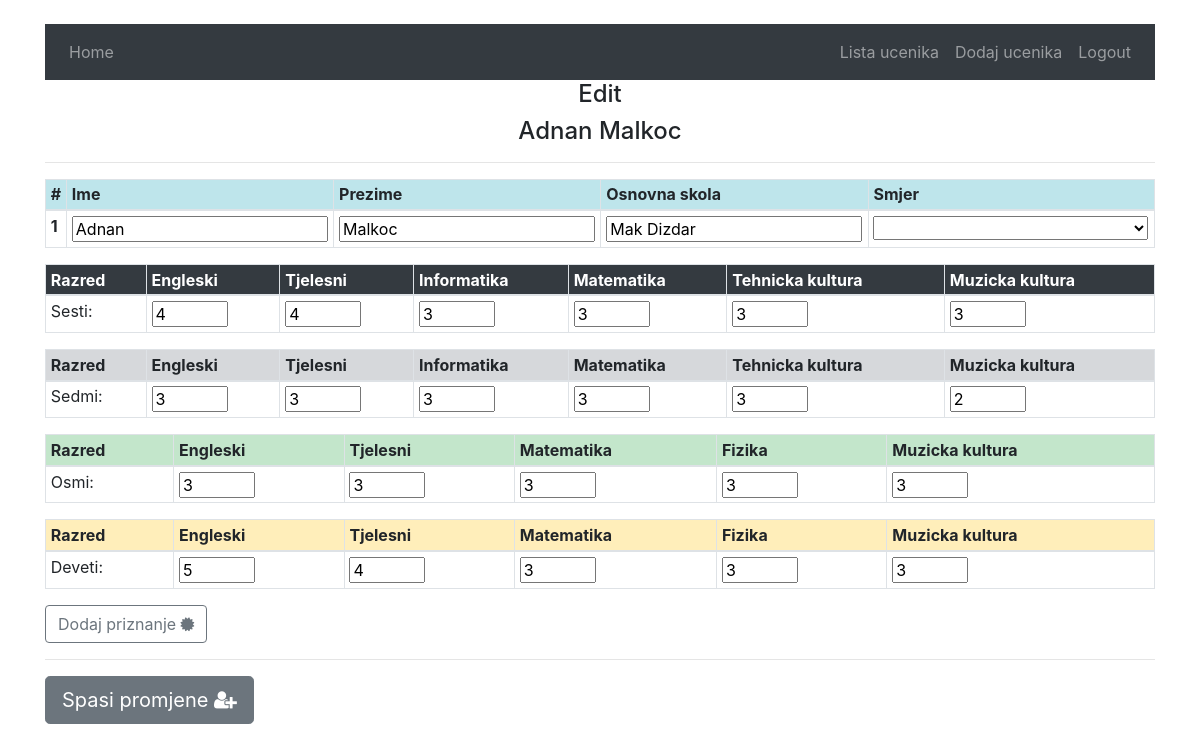
The page /tscze/details/37 (signed in) on the database its author committed.
### tehnicka/models.py (models this page shows, shortened)
class Ucenik(models.Model):
    ime=models.CharField(max_length=60)
    prezime=models.CharField(max_length=60)
    godina_upisa=models.IntegerField(default=current_year)
    smjer=models.ManyToManyField(Smjer)
    skola_id=models.ForeignKey(Skola, on_delete=models.CASCADE )
    ukupno_bodova=models.FloatField(default='0')
    class Meta:
        verbose_name_plural = "Učenici"

class Skola(models.Model):
    ime_skole=models.CharField(max_length=60)
    class Meta:
        verbose_name_plural='Skole'

class Predmet_Ocjena(models.Model):
    ucenik=models.ForeignKey(Ucenik, on_delete=models.CASCADE)
    predmet=models.ForeignKey(Predmet, on_delete=models.CASCADE)
    ocjena=models.IntegerField(default='0')
    razred=models.IntegerField(default='6')
    class Meta:
        verbose_name_plural = "Ocjene iz predmeta"

class Predmet(models.Model):
    naziv_predmeta=models.CharField(max_length=60)
    ocjene_ucenika=models.ManyToManyField(Ucenik, through='Predmet_Ocjena')
    class Meta:
        verbose_name_plural = "Predmeti"

### tehnicka/views.py (the view)
# urls.py: path("details/<int:ucenik_id>", views.details, name='details'),
def details(request, ucenik_id):
    if request.method == "POST":
        try:
            return updateStudent(request, ucenik_id)
        except KeyError:
            return HttpResponse("Key error - post uredi")
    else:
        return get_for_update(request, ucenik_id)

### tehnicka/updateUcenik.py (called while the page is built)
def get_for_update(request, ucenik_id):
    ucenik=Ucenik.objects.get(id=ucenik_id)
    sesti_predmeti=Predmet_Ocjena.objects.filter(ucenik=ucenik,razred=6)
    sedmi_predmeti=Predmet_Ocjena.objects.filter(ucenik=ucenik,razred=7)
    osmi_predmeti=Predmet_Ocjena.objects.filter(ucenik=ucenik,razred=8)
    deveti_predmeti=Predmet_Ocjena.objects.filter(ucenik=ucenik,razred=9)
    context={
    'ucenik':ucenik,
    'sesti':sesti_predmeti,
    'sedmi':sedmi_predmeti,
    'osmi':osmi_predmeti,
    'deveti':deveti_predmeti,
    'smjerovi':Smjer.objects.all(),
    'priznanja':Priznanja.objects.filter(ucenik_id=ucenik)
    }
    if request.user.is_authenticated:
        return render(request, 'tehnicka/details.html',context)
    else:
        return render(request, "users/login.html", {"message": "Please log in."})

### tehnicka/templates/tehnicka/details.html (shortened to what this page needs)
{% extends "tehnicka/base.html" %}
{% block body %}
<div class="container">
    <h4 style="text-align:center">  Edit </h4>
    <h4 style="text-align:center">  {{ucenik.ime}} {{ucenik.prezime}} </h4>
    <hr>
  <div class="table-responsive">
    <form action="{%url 'tehnicka:details' ucenik.id%}" method='POST'>
      <div class="table-responsive">
        <table class="table table-sm table-hover table-bordered">
          <thead>
            <tr>
              <th  class="table-info" scope="col">#</th>
              <th  class="table-info" scope="col">Ime</th>
              <th  class="table-info" scope="col">Prezime</th>
              <th  class="table-info" scope="col">Osnovna skola</th>
              <th  class="table-info" scope="col">Smjer</th>
            </tr>
          </thead>
          <tbody>
            <tr>
              <th scope="row">1</th>
              <td> <input type="text" name="ime" value="{{ucenik.ime}}"> </td>
              <td> <input type="text" name="prezime" value="{{ucenik.prezime}}"></td>
              <td> <input type="text" name="osnovna_skola" value="{{ucenik.skola_id.ime_skole}}"></td>
              <td>
                <select class="" name="smjer">
                  <option value="{{ucenik.smjer.id}}" selected="selected">{{ucenik.smjer.naziv_smjera}}</option>
                  {% for smjer in smjerovi %}
                    {% if smjer.id != ucenik.smjer.id %}
                      <option value="{{smjer.id}}"> {{smjer.naziv_smjera}}</option>
                    {% endif %}
                  {% endfor%}
                </select>
              </td>
            </tr>
          </tbody>
        </table>
      </div>
      <div class="table-responsive">
        <table class="table table-sm table-hover table-bordered">
          <thead>
            <tr>
              <th  class="table-dark" scope="col">Razred</th>
                {% for predmet in sesti %}
                <th  class="table-dark" scope="col">{{ predmet.predmet.naziv_predmeta}}</th>
                {% endfor %}
            </tr>
          </thead>
          <tbody>
          <tr>
            <td>Sesti: </td>
            {% for predmet in sesti %}
            <td> <input type="number" min=2 max=5 name="razred6_ocjene" value="{{predmet.ocjena}}"> </td>
            {% endfor %}
          </tr>
          </tbody>
        </table>
      </div>
       <div class="table-responsive">
         <table class="table table-sm table-hover table-bordered">
           <thead>
             <tr>
               <th  class="table-secondary" scope="col">Razred</th>
                 {% for predmet in sedmi %}
                 <th  class="table-secondary" scope="col">{{ predmet.predmet.naziv_predmeta}}</th>
                 {% endfor %}
             </tr>
           </thead>
           <tbody>
           <tr>
             <td>Sedmi: </td>
             {% for predmet in sedmi %}
             <td> <input type="number" min=2 max=5 name="razred7_ocjene" value="{{predmet.ocjena}}"> </td>
             {% endfor %}
           </tr>
           </tbody>
         </table>
       </div>
        <div class="table-responsive">
          <table class="table table-sm table-hover table-bordered">
            <thead>
              <tr>
                <th  class="table-success" scope="col">Razred</th>
                  {% for predmet in osmi %}
                  <th  class="table-success" scope="col">{{ predmet.predmet.naziv_predmeta}}</th>
                  {% endfor %}
              </tr>
            </thead>
            <tbody>
            <tr>
              <td>Osmi: </td>
              {% for predmet in osmi %}
              <td> <input type="number" min=2 max=5 name="razred8_ocjene" value="{{predmet.ocjena}}"> </td>
              {% endfor %}
            </tr>
            </tbody>
          </table>
        </div>
      <div class="table-responsive">
        <table class="table table-sm table-hover table-bordered">
          <thead>
            <tr>
              <th  class="table-warning" scope="col">Razred</th>
                {% for predmet in deveti %}
                <th  class="table-warning" scope="col">{{ predmet.predmet.naziv_predmeta}}</th>
                {% endfor %}
            </tr>
          </thead>
          <tbody>
          <tr>
            <td>Deveti: </td>
            {% for predmet in deveti %}
            <td> <input type="number" min=2 max=5 name="razred9_ocjene" value="{{predmet.ocjena}}"> </td>
            {% endfor %}
          </tr>
          </tbody>
        </table>
      </div>
      {% if priznanja %}
       <div class="table-responsive" id="table_div_priznanje_ne_sakrivaj" >
        <!-- <a href="#" id="priznanja_btn" class="btn btn btn-outline-secondary">Dodaj priznanje <i class="fa fa-certificate"></i></a>
        <hr> -->
         <table class="table table-sm table-hover table-bordered" id="table_priznanje">
           <thead>
             <tr>
               <th  class="table-primary" scope="col">Naziv </th>
               <th class="table-primary" scope="col" colspan="2"> Bodovi </th>
             </tr>
           </thead>
           <tbody>
           {% for priznanje in priznanja %}
           <tr>
             <td><input type="text" name="priznanje_naziv" value="{{priznanje.naziv}}"></td>
             <td> <input type="number" name="priznanje_bodovi" min="0" placeholder="0" value="{{priznanje.bodovi}}"> </td>
             	<td class="table-light">
                  <a href="{% url 'tehnicka:brisipriznanje' priznanje.id %}" id="brisi_priznanje" class="ne_moze_dodati_novo_ovdje"> <span> Izbrisi</span><i class="fa fa-trash"></i> </a>
              </td>
           </tr>
           {% endfor %}
           </tbody>
         </table>
       </div>
      {% else %}
      <div class="table-responsive">
        <a href="#" id="priznanja_btn" class="btn btn btn-outline-secondary">Dodaj priznanje <i class="fa fa-certificate"></i></a>
      </div>
      <hr>
      {% endif %}
      <button type="submit" class="btn btn-secondary btn-lg"> Spasi promjene <i class="fa fa-user-plus"></i></button>
    </form>
  </div>
</div>
{% endblock %}

### rows shown on the page
Ucenik: ime "Adnan", prezime "Malkoc", osnovna_skola "Mak Dizdar"
Predmet_Ocjena: predmet.naziv_predmeta "Engleski", razred6_ocjene "4"
Predmet_Ocjena: predmet.naziv_predmeta "Tjelesni", razred6_ocjene "4"
Predmet_Ocjena: predmet.naziv_predmeta "Informatika", razred6_ocjene "3"
Predmet_Ocjena: predmet.naziv_predmeta "Matematika", razred6_ocjene "3"
Predmet_Ocjena: predmet.naziv_predmeta "Tehnicka kultura", razred6_ocjene "3"
Predmet_Ocjena: predmet.naziv_predmeta "Muzicka kultura", razred6_ocjene "3"
Predmet_Ocjena: predmet.naziv_predmeta "Engleski", razred7_ocjene "3"
Predmet_Ocjena: predmet.naziv_predmeta "Tjelesni", razred7_ocjene "3"
Predmet_Ocjena: predmet.naziv_predmeta "Informatika", razred7_ocjene "3"
Predmet_Ocjena: predmet.naziv_predmeta "Matematika", razred7_ocjene "3"
Predmet_Ocjena: predmet.naziv_predmeta "Tehnicka kultura", razred7_ocjene "3"
Predmet_Ocjena: predmet.naziv_predmeta "Muzicka kultura", razred7_ocjene "2"
Predmet_Ocjena: predmet.naziv_predmeta "Engleski", razred8_ocjene "3"
Predmet_Ocjena: predmet.naziv_predmeta "Tjelesni", razred8_ocjene "3"
Predmet_Ocjena: predmet.naziv_predmeta "Matematika", razred8_ocjene "3"
Predmet_Ocjena: predmet.naziv_predmeta "Fizika", razred8_ocjene "3"
Predmet_Ocjena: predmet.naziv_predmeta "Muzicka kultura", razred8_ocjene "3"
Predmet_Ocjena: predmet.naziv_predmeta "Engleski", razred9_ocjene "5"
Predmet_Ocjena: predmet.naziv_predmeta "Tjelesni", razred9_ocjene "4"
Predmet_Ocjena: predmet.naziv_predmeta "Matematika", razred9_ocjene "3"
Predmet_Ocjena: predmet.naziv_predmeta "Fizika", razred9_ocjene "3"
Predmet_Ocjena: predmet.naziv_predmeta "Muzicka kultura", razred9_ocjene "3"
